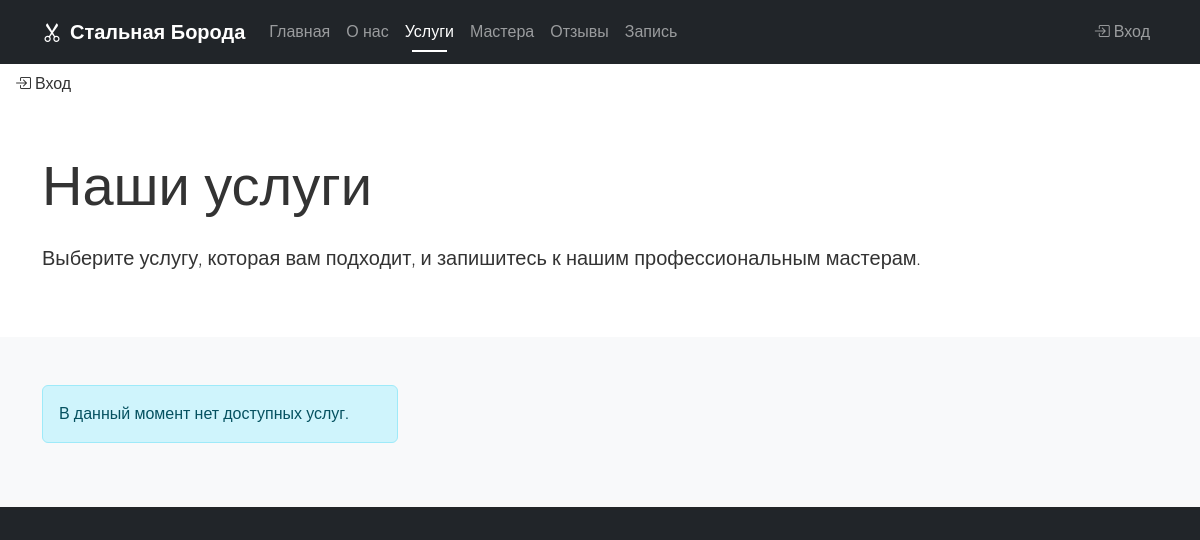
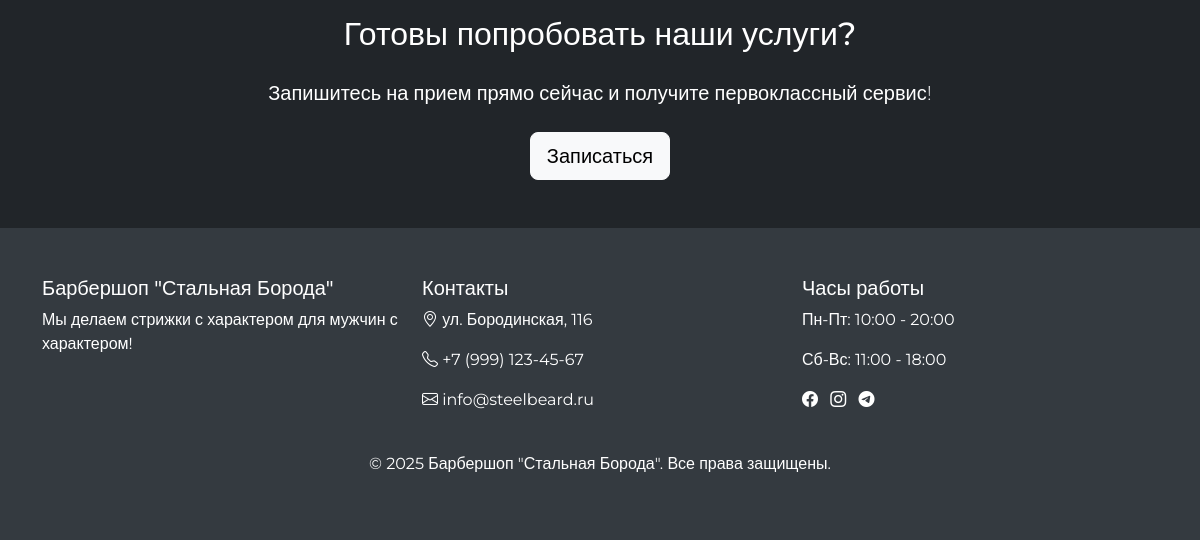
/services/, run on an earlier commit of the app's database (2 pictures, top to bottom).
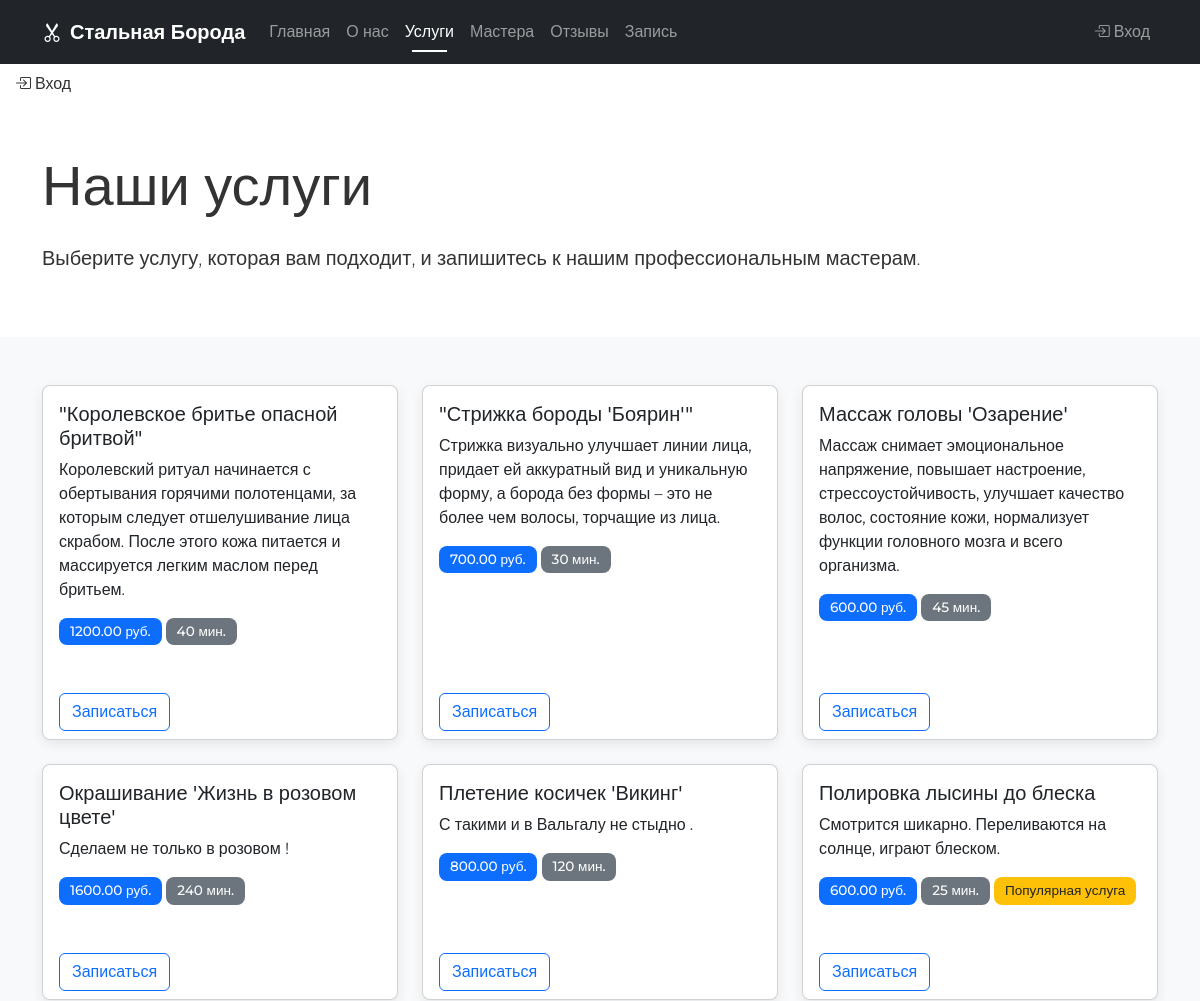
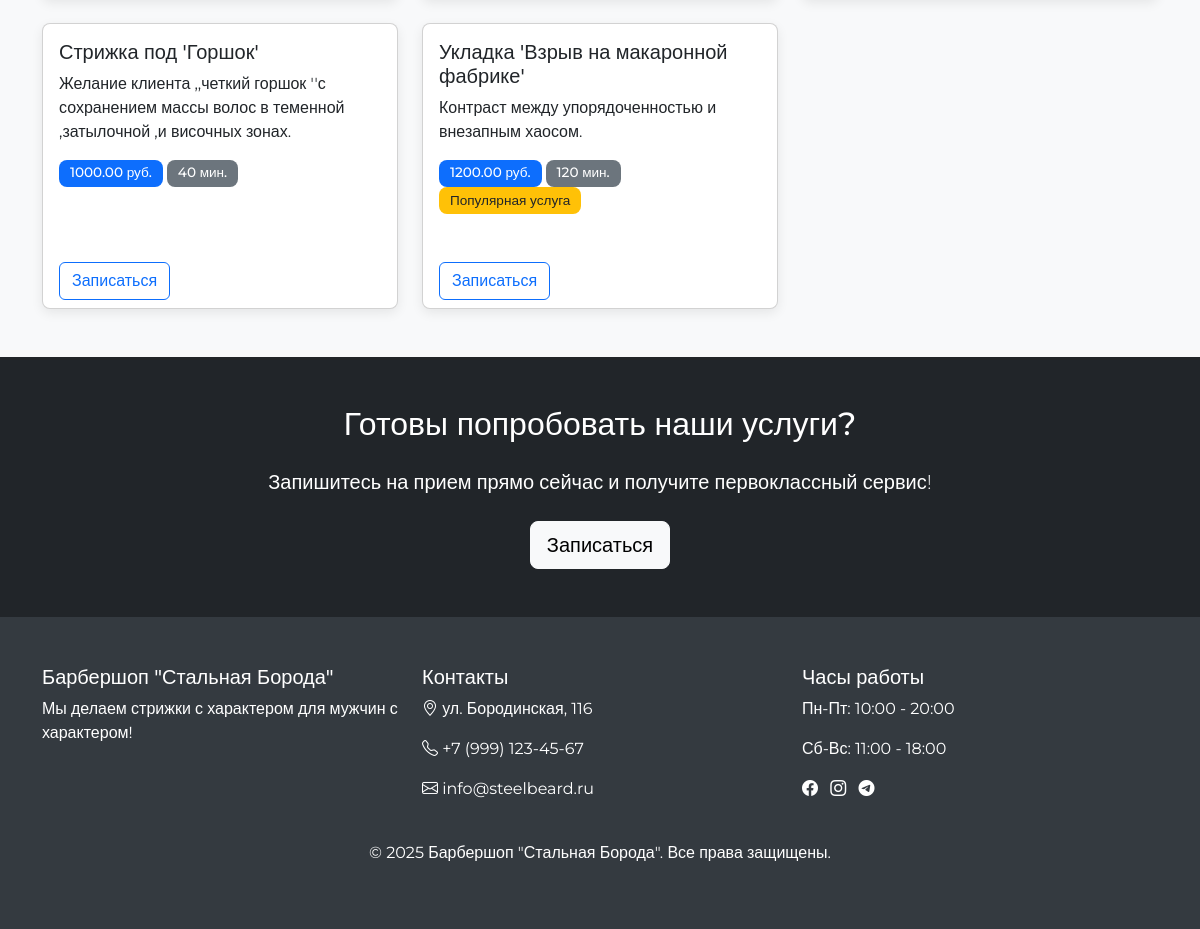
And on a later commit of the database (2 pictures, top to bottom).
### core/models.py (models this page shows, shortened)
class Service(models.Model):
    name = models.CharField(max_length=200, verbose_name="Название", db_index=True)  # индекс на название
    description = models.TextField(blank=True, verbose_name="Описание")
    price = models.DecimalField(max_digits=10, decimal_places=2, verbose_name="Цена")
    duration = models.PositiveIntegerField(verbose_name="Длительность", help_text="Время выполнения в минутах")
    is_popular = models.BooleanField(default=False, verbose_name="Популярная услуга", db_index=True)  # индекс на популярность
    image = models.ImageField(upload_to="services/", blank=True, verbose_name="Изображение")
    class Meta:
        verbose_name = "Услуга"
        verbose_name_plural = "Услуги"
        ordering = ['name']
        indexes = [
            models.Index(fields=['price', 'is_popular'], name='service_price_popular_idx'),
        ]

### core/views.py (the view)
# urls.py: path('services/', views.services_page, name='services'),
def services_page(request):
    services = Service.objects.all()
    context = {
        'services': services,
    }
    return render(request, 'core/services.html', context)

### core/context_processors.py (called while the page is built)
def common_context(request):
    context = {
        'masters': Master.objects.filter(is_active=True),
        'services': Service.objects.all(),
    }
    return context

### templates/core/services.html (shortened to what this page needs)
{% extends 'base.html' %}
{% block content %}
<div class="container py-5">
    <h1 class="display-4 mb-4">Наши услуги</h1>
    <p class="lead">Выберите услугу, которая вам подходит, и запишитесь к нашим профессиональным мастерам.</p>
</div>
<section id="services" class="py-5 bg-light">
    <div class="container">
        <div class="row row-cols-1 row-cols-md-2 row-cols-lg-3 g-4">
            {% for service in services %}
            <div class="col">
                <div class="card service-card h-100">
                    <div class="card-body">
                        <h5 class="card-title">{{ service.name }}</h5>
                        <p class="card-text">{{ service.description|default:'Профессиональный подход и внимание к деталям делают наши услуги уникальными.' }}</p>
                        <p class="card-text">
                            <span class="badge bg-primary">{{ service.price }} руб.</span>
                            <span class="badge bg-secondary">{{ service.duration }} мин.</span>
                            {% if service.is_popular %}
                            <span class="badge bg-warning text-dark">Популярная услуга</span>
                            {% endif %}
                        </p>
                    </div>
                    <div class="card-footer bg-transparent border-top-0">
                        <a href="{% url 'booking' %}" class="btn btn-outline-primary">Записаться</a>
                    </div>
                </div>
            </div>
            {% empty %}
            <div class="col-12">
                <div class="alert alert-info">
                    В данный момент нет доступных услуг.
                </div>
            </div>
            {% endfor %}
        </div>
    </div>
</section>
<section class="py-5 bg-dark text-white">
    <div class="container text-center">
        <h2 class="mb-4">Готовы попробовать наши услуги?</h2>
        <p class="lead mb-4">Запишитесь на прием прямо сейчас и получите первоклассный сервис!</p>
        <a href="{% url 'booking' %}" class="btn btn-light btn-lg">Записаться</a>
    </div>
</section>
{% endblock %}

What changed in the data, as far as the page shows it:
added Service: name "\"Королевское бритье опасной бритвой\"", description "Королевский ритуал начинается с обертывания горячими полотенцами, за которым следует отшелушивание лица скрабом. После этого кожа питается и массируется легким маслом перед бритьем.", price "1200.00", duration "40"
added Service: name "\"Стрижка бороды 'Боярин'\"", description "Стрижка визуально улучшает линии лица, придает ей аккуратный вид и уникальную форму, а борода без формы – это не более чем волосы, торчащие из лица.", price "700.00", duration "30"
added Service: name "Массаж головы 'Озарение'", description "Массаж снимает эмоциональное напряжение, повышает настроение, стрессоустойчивость, улучшает качество волос, состояние кожи, нормализует функции головного мозга и всего организма.", price "600.00", duration "45"
added Service: name "Окрашивание 'Жизнь в розовом цвете'", description "Сделаем не только в розовом !", price "1600.00", duration "240"
added Service: name "Плетение косичек 'Викинг'", description "С такими и в Вальгалу не стыдно .", price "800.00", duration "120"
added Service: name "Полировка лысины до блеска", description "Смотрится шикарно. Переливаются на солнце, играют блеском.", price "600.00", duration "25", is_popular "Популярная услуга"
added Service: name "Стрижка под 'Горшок'", description "Желание клиента ,,четкий горшок ''с сохранением массы волос в теменной ,затылочной ,и височных зонах.", price "1000.00", duration "40"
added Service: name "Укладка 'Взрыв на макаронной фабрике'", description "Контраст между упорядоченностью и внезапным хаосом.", price "1200.00", duration "120", is_popular "Популярная услуга"
Also different on the page:
text no longer shown: "В данный момент нет доступных услуг."
